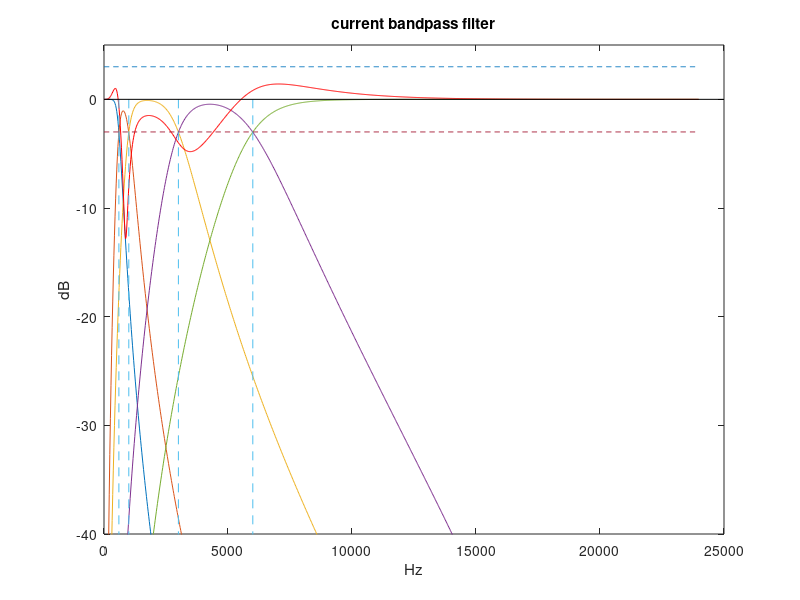
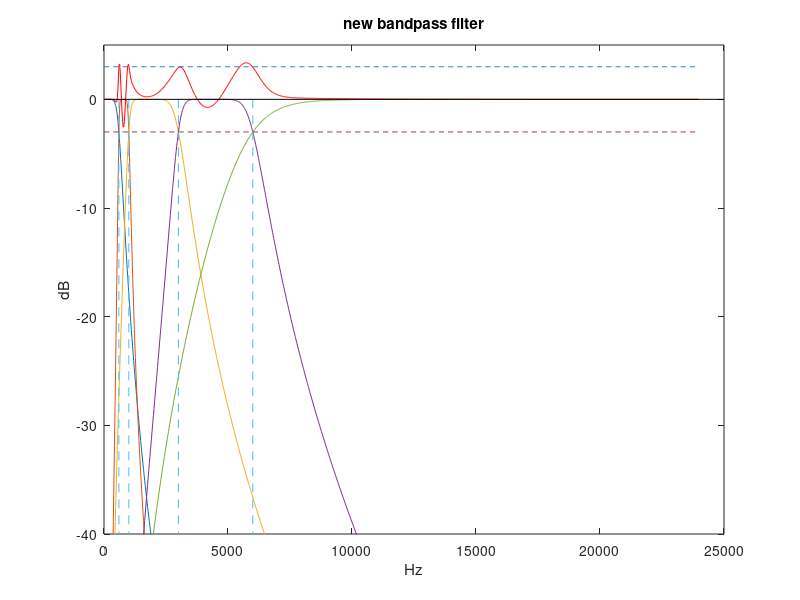

The MATLAB source for these figures, in order:
%% 

close all;
clear all;

N = 1024; % number of points of the spectrum 
fs = 48e3; % sampling rate
n_order = 4; % taps of the butterworth filter

% 5-band cutoff frequency
% cutoff_fq =  [0, 230, 740, 1630, 4780];
% cutoff_fq= [0 310 1e3 3e3 6e3];
cutoff_fq = [0 600 1e3 3e3 6e3];

nn_bands = length(cutoff_fq);

%% 
fq_band = zeros(N, nn_bands);
h_lp = zeros(N, nn_bands - 1);
h_hp = zeros(N, nn_bands - 1);

% first band lowpass
[b,a] = butter(n_order, cutoff_fq(2)*2/fs, 'low');
fq_band(:, 1) = freqz(b,a,N);

for ii = 1 : nn_bands - 1
    [b, a] = butter( 4, cutoff_fq(ii+1)*2/fs, 'low');
    [h_lp(:, ii) , w] = freqz( b, a, N);
    
    [b, a] = butter( 4, cutoff_fq(ii+1)*2/fs, 'high');
    [h_hp(:, ii) , w] = freqz( b, a, N);
    
end

% compute the responce of band pass filter
for ii = 2 : nn_bands-1
    fq_band( :, ii ) = h_lp(: , ii) .* h_hp(:, ii - 1);
end

% last band high pass 
[b,a] = butter( n_order, cutoff_fq(end)*2/fs, 'high' );
[fq_band(:, nn_bands), w] = freqz( b, a, N );

% dB figure for all the frequency response
figure, 
for ii = 1 : nn_bands
    plot(w / pi * fs /2, 20*log10(abs(fq_band(:, ii)))), hold on;
end

hold on, plot(w / pi * fs /2, 20*log10(abs(sum(fq_band, 2))), 'r');
stem(cutoff_fq(2:end), -100*ones(1, nn_bands-1),'fill','--'), hold on;
plot(w / pi * fs /2, -3 * ones(1,N), '--');hold on;
plot(w / pi * fs /2, 3 * ones(1,N), '--');
ylim([-40, 5]);ylabel('dB'); xlabel('Hz');
% title(['cut-off fq:' num2str(cutoff_fq)]);
title(' current bandpass filter ');

%% new bandpass filter
fq_band1 = zeros(N, nn_bands);
% first band lowpass
[b,a] = butter(n_order, cutoff_fq(2)*2/fs, 'low');
fq_band1(:, 1) = freqz(b,a,N);

% band pass filter
for ii = 2 : nn_bands-1
    [b, a] = butter(n_order, [cutoff_fq(ii), cutoff_fq(ii+1)]/fs*2);
    fq_band1( :, ii ) = freqz(b,a,N);
end

% last band high pass 
[b,a] = butter( n_order, cutoff_fq(end)*2/fs, 'high' );
[fq_band1(:, nn_bands), w] = freqz( b, a, N );

% dB figure for all the frequency response
figure, 
for ii = 1 : nn_bands
    plot(w / pi * fs /2, 20*log10(abs(fq_band1(:, ii)))), hold on;
end

hold on, plot(w / pi * fs /2, 20*log10(abs(sum(fq_band1, 2))), 'r');
stem(cutoff_fq(2:end), -100*ones(1, nn_bands-1),'fill','--'), hold on;
plot(w / pi * fs /2, -3 * ones(1,N), '--');hold on;
plot(w / pi * fs /2, 3 * ones(1,N), '--');
ylim([-40, 5]);ylabel('dB'); xlabel('Hz');
title(' new bandpass filter ');


